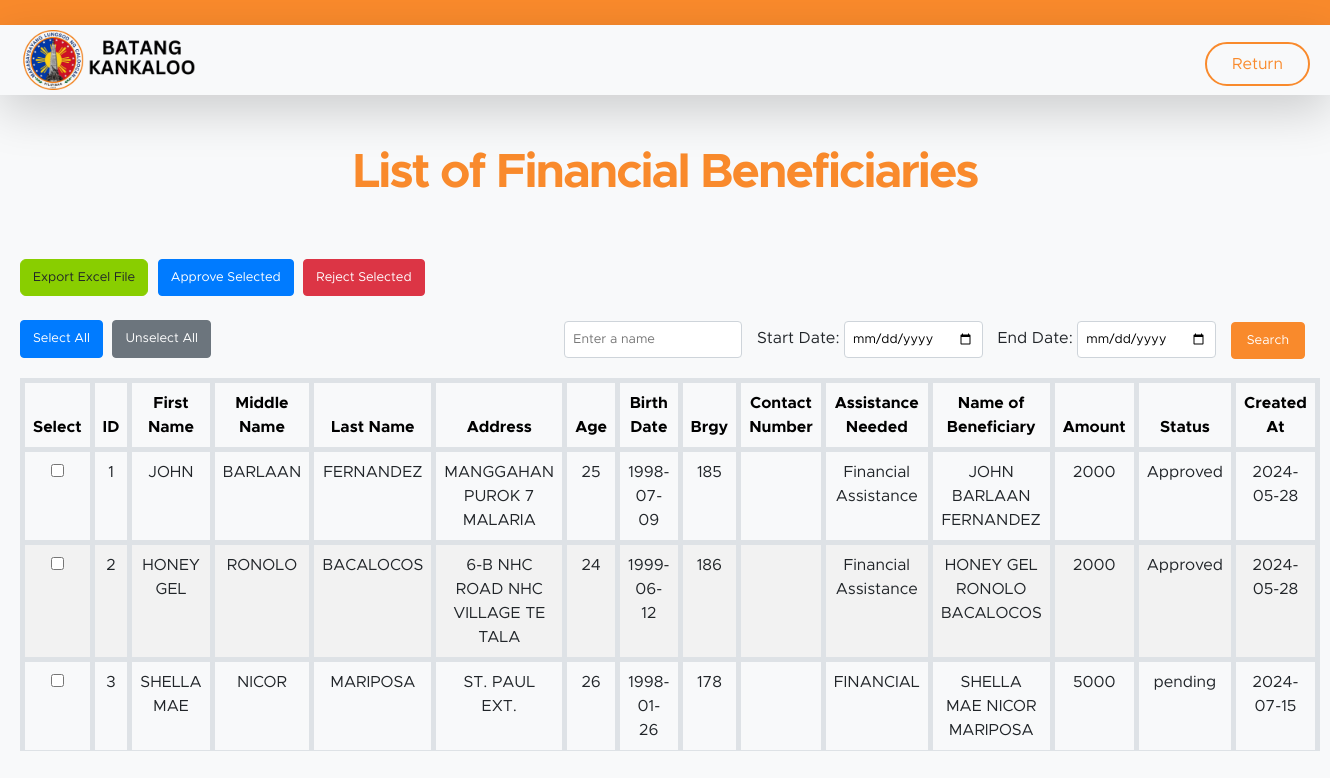
Screenshot of /cos/cosfinancial.php (signed in) with the database file from the repository.
### tables this page shows
CREATE TABLE `financial` (
  `id` bigint(50) NOT NULL,
  `fname` varchar(255) NOT NULL,
  `mname` varchar(255) NOT NULL,
  `lname` varchar(255) NOT NULL,
  `ename` varchar(10) NOT NULL,
  `fullname` varchar(255) NOT NULL,
  `address` varchar(100) NOT NULL,
  `barangay` varchar(100) NOT NULL,
  `age` int(255) NOT NULL,
  `bday` date NOT NULL,
  `pnumber` varchar(50) NOT NULL,
  `civil` varchar(50) NOT NULL,
  `gender` varchar(50) NOT NULL,
  `financial` varchar(50) NOT NULL,
  `precinct_num` varchar(10) NOT NULL,
  `bfname` varchar(255) NOT NULL,
  `bmname` varchar(255) NOT NULL,
  `blname` varchar(255) NOT NULL,
  `bename` varchar(10) NOT NULL,
  `bfullname` varchar(255) NOT NULL,
  `baddress` varchar(50) NOT NULL,
  `bage` int(255) NOT NULL,
  `bbday` date NOT NULL,
  `bcivil` varchar(50) NOT NULL,
  `bgender` varchar(50) NOT NULL,
  `brelation` varchar(50) NOT NULL,
  `fstatus` varchar(50) NOT NULL,
  `amount` decimal(65,0) NOT NULL,
  `bprecinct_num` varchar(10) NOT NULL,
  `datecreated` date NOT NULL
);

### cos/cosfinancial.php (the view, shortened to what this page needs)
<?php
include("../functions.php");
$servername = "localhost";
$username = "root";
$password = "";
$database = "bims_db";
$connection = new mysqli($servername, $username, $password, $database);
if ($_SERVER['REQUEST_METHOD'] == 'POST') {
    $search = isset($_POST['search']) ? $_POST['search'] : '';
    $search = mysqli_real_escape_string($connection, $search);
    $startDate = isset($_POST['start_date']) ? $_POST['start_date'] : '';
    $endDate = isset($_POST['end_date']) ? $_POST['end_date'] : '';
    $dateCondition = "";
    if (!empty($startDate) && !empty($endDate)) {
        $dateCondition = " AND datecreated BETWEEN '$startDate' AND '$endDate'";
    }
    $sql = "SELECT * FROM financial
            WHERE (fname LIKE '%$search%'
            OR mname LIKE '%$search%'
            OR lname LIKE '%$search%')
            $dateCondition";
    $result = $connection->query($sql);
    if (!$result) {
        die("Invalid query: " . $connection->error);
    }
} else {
    $sql = "SELECT * FROM financial";
    $result = $connection->query($sql);
}
?>
<!doctype html>
<html lang="en">
<head>
    <link href="../css/bootstrap.min.css" rel="stylesheet">
    <link href="../css/bootstrap-icons.css" rel="stylesheet">
    <link rel="stylesheet" href="https://cdnjs.cloudflare.com/ajax/libs/font-awesome/6.5.1/css/all.min.css">
    <link href="../css/maincss.css" rel="stylesheet">
    <link href="../css/cos.css" rel="stylesheet">
</head>
<body>
    <header class="site-header">
    </header>
    <nav class="navbar navbar-expand-lg bg-light shadow-lg">
        <div class="container">
            <a class="navbar-brand" href="admin.php">
                <img src="../images/batangkankaloologo.png" class="logo img-fluid" alt="">
            </a>
            <div class="collapse navbar-collapse" id="navbarNav">
                <ul class="navbar-nav ms-auto">
                    <li class="nav-item ms-3">
                        <a class="nav-link custom-btn custom-border-btn btn" href="../cos/cos.php">Return</a>
                    </li>
                </ul>
            </div>
        </div>
    </nav>
    <section class="section-padding">
        <div class="container">
            <div class="row">
                <div class="col-lg-10 col-12 text-center mx-auto">
                    <h2 class="mb-5"><b>List of Financial Beneficiaries</b></h2>
                </div>
            </div>
        </div>
    </section>
    <div class="container">
        <div class="search-container">
            <form action="" method="post" class="search-form">
                <input type="text" name="search" id="search" class="search-input" placeholder="Enter a name">
                <label for="start_date">Start Date:</label>
                <input type="date" name="start_date" id="start_date" class="search-input">
                <label for="end_date">End Date:</label>
                <input type="date" name="end_date" id="end_date" class="search-input">
                <input type="submit" value="Search" class="search-button btn btn-primary btn-sm">
            </form>
        </div>
        <form action="" method="post">
            <div>
                <button type="submit" name="export_excel" class="btn btn-excel">Export Excel File</button>
                <button name="bulk_action" class="btn btn-primary btn-sm" value="approve">Approve Selected</button>
                <button name="bulk_action" class="btn btn-danger btn-sm" value="reject">Reject Selected</button>
            </div>
            <br>
            <div>
                <button type="button" id="selectAll" class="btn btn-primary btn-sm">Select All</button>
                <button type="button" id="unselectAll" class="btn btn-secondary btn-sm">Unselect All</button>
            </div>
            <table class="table table-hover">
                <thead>
                    <tr>
                        <th>Select</th>
                        <th>ID</th>
                        <th>First Name</th>
                        <th>Middle Name</th>
                        <th>Last Name</th>
                        <th>Address</th>
                        <th>Age</th>
                        <th>Birth Date</th>
                        <th>Brgy</th>
                        <th>Contact Number</th>
                        <th>Assistance Needed</th>
                        <th>Name of Beneficiary</th>
                        <th>Amount</th>
                        <th>Status</th>
                        <th>Created At</th>
                    </tr>
                </thead>
                <tbody>
                    <?php
                    while ($row = $result->fetch_assoc()) {
                        echo "
                <tr>
                    <td><input type='checkbox' name='selected_ids[]' value='$row[id]'></td>
                    <td>$row[id]</td>
                    <td>$row[fname]</td>
                    <td>$row[mname]</td>
                    <td>$row[lname]</td>
                    <td>$row[address]</td>
                    <td>$row[age]</td>
                    <td>$row[bday]</td>
                    <td>$row[barangay]</td>
                    <td>$row[pnum]</td>
                    <td>$row[financial]</td>
                    <td>$row[bfname] " . " $row[bmname] " . " $row[blname]</td>
                    <td>$row[amount]</td>
                    <td>$row[fstatus]</td>
                    <td>$row[datecreated]</td>
                </tr>
            ";
                    }
                    ?>
                </tbody>
            </table>
        </form>
    </div>
</body>
</html>

### css/maincss.css (style rules this page uses)
:root { --white-color: #ffffff; --primary-color: #f98a2c; --secondary-color: #f98a2c; --section-bg-color: #f0f8ff; --site-footer-bg-color: #44525d; --custom-btn-bg-color: #f98a2c; --custom-btn-bg-hover-color: #f98a2c; --dark-color: #000000; --p-color: #717275; --border-color: #e9eaeb; --body-font-family: 'Metropolis', sans-serif; --h1-font-size: 52px; --h2-font-size: 46px; --h3-font-size: 32px; --h4-font-size: 28px; --h5-font-size: 24px; --h6-font-size: 22px; --p-font-size: 16px; --btn-font-size: 18px; --copyright-font-size: 14px; --border-radius-large: 100px; --border-radius-medium: 20px; --border-radius-small: 10px; --font-weight-light: 300; --font-weight-normal: 400; --font-weight-semibold: 600; --font-weight-bold: 700; }
body { background-color: var(--white-color); font-family: var(--body-font-family); }
h2, h3, h4, h5, h6 { color: var(--dark-color); }
h1, h2, h3, h4, h5, h6 { font-weight: var(--font-weight-semibold); letter-spacing: -1px; }
h2 { color: var(--secondary-color); font-size: var(--h2-font-size); letter-spacing: -2px; }
ul li { color: var(--p-color); font-size: var(--p-font-size); font-weight: var(--font-weight-normal); }
a, button { touch-action: manipulation; transition: all 0.3s; }
a { color: var(--p-color); text-decoration: none; }
b, strong { font-weight: var(--font-weight-bold); }
.section-padding { padding-top: 50px; padding-bottom: 50px; }
.custom-btn { background: var(--secondary-color); border: 2px solid transparent; border-radius: var(--border-radius-large); color: var(--white-color); font-size: var(--btn-font-size); font-weight: var(--font-weight-normal); line-height: normal; padding: 15px 25px; }
.navbar-expand-lg .navbar-nav .nav-link.custom-btn { color: var(--custom-btn-bg-color); margin-top: 8px; padding: 12px 25px; }
.custom-border-btn { background: transparent; border: 2px solid var(--custom-btn-bg-color); color: var(--primary-color); }
.navbar { background: var(--white-color); z-index: 9; padding-top: 0; padding-bottom: 0; height: 70px; }
.navbar-brand { color: var(--primary-color); font-size: var(--h6-font-size); font-weight: var(--font-weight-bold); }
.logo { max-width: 180px; height: auto; }
.navbar-expand-lg .navbar-nav .nav-link { margin-right: 0; margin-left: 0; padding: 20px; }
.navbar-nav .nav-link { display: inline-block; color: var(--p-color); font-size: var(--p-font-size); font-weight: var(--font-weight-medium); position: relative; padding-top: 15px; padding-bottom: 15px; }
.site-header { background: var(--primary-color); padding-top: 15px; padding-bottom: 10px; }
.search-form { margin-top: 20px; }
.search-form { position: relative; }

### css/cos.css (style rules this page uses)
body { font-family: 'Metropolis', sans-serif; background-color: #f8f9fa; margin: 0; }
.container { margin-top: 0px; padding: 0 20px; max-width: 100%; }
h2 { margin-bottom: 150px; text-align: center; color: #f98a2c; font-size: 3rem; }
table { width: 100%; border-collapse: collapse; margin-top: 20px; }
th, td { border: 5px solid #dee2e6; padding: 10px; text-align: center; }
th { background-color: #007bff; color: black; }
tbody tr:nth-child(even) { background-color: #f2f2f2; }
.btn { margin-right: 5px; padding: 8px 12px; font-size: 0.8rem; }
.btn-excel { background-color: #89ce00; border-color: #89ce00; }
.btn-primary { background-color: #007bff; border-color: #007bff; }
.btn-danger { background-color: #dc3545; border-color: #dc3545; }
.search-container { display: flex; justify-content: flex-end; margin-bottom: -100px; }
.search-input { padding: 8px; margin-right: 10px; border: 1px solid #ced4da; border-radius: 4px; font-size: 0.8rem; }
.search-button { padding: 8px 15px; background-color: #f98a2c; color: #fff; border: 1px solid #f98a2c; border-radius: 4px; cursor: pointer; font-size: 0.8rem; }

### rows the page displays
financial: id "1", fname "JOHN", mname "BARLAAN", lname "FERNANDEZ", address "MANGGAHAN PUROK 7 MALARIA", age "25", bday "1998-07-09", barangay "185", financial "Financial Assistance", bfname "JOHN", bmname "BARLAAN", blname "FERNANDEZ", amount "2000", fstatus "Approved", datecreated "2024-05-28"
financial: id "2", fname "HONEY GEL", mname "RONOLO", lname "BACALOCOS", address "6-B NHC ROAD NHC VILLAGE TE TALA", age "24", bday "1999-06-12", barangay "186", financial "Financial Assistance", bfname "HONEY GEL", bmname "RONOLO", blname "BACALOCOS", amount "2000", fstatus "Approved", datecreated "2024-05-28"
financial: id "3", fname "SHELLA MAE", mname "NICOR", lname "MARIPOSA", address "ST. PAUL EXT.", age "26", bday "1998-01-26", barangay "178", financial "FINANCIAL", bfname "SHELLA MAE", bmname "NICOR", blname "MARIPOSA", amount "5000", fstatus "pending", datecreated "2024-07-15"
